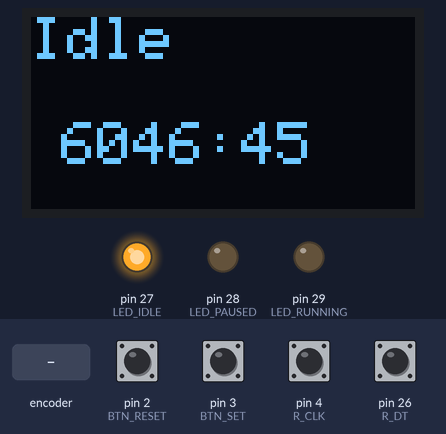
Bench run of a sketch on a simulated Arduino Mega 2560, built with avr-gcc and run on an emulated ATmega2560. Shown: 128×64 one-colour display, output pins drawn as LEDs (lit = HIGH). Inputs (shaded band) come from the test bench; at power-on: pin 2 (BTN_RESET), pin 3 (BTN_SET), pin 4 (R_CLK), pin 26 (R_DT) HIGH.

Above: at 2.2 s.
2.3 s: pin 3 (BTN_SET) pulled LOW for 0.15 s
At 3.7 s:
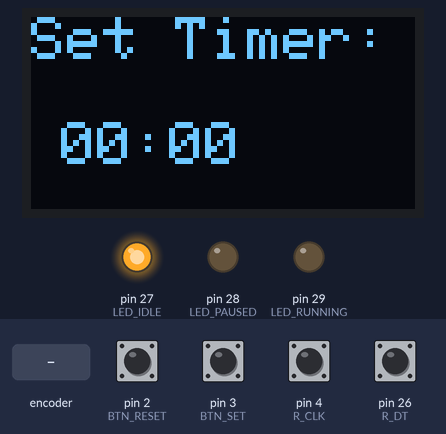
4.0 s: rotary encoder on pin 4 (R_CLK) / pin 26 (R_DT) turned 3 steps (first pin leading)
At 4.6 s:
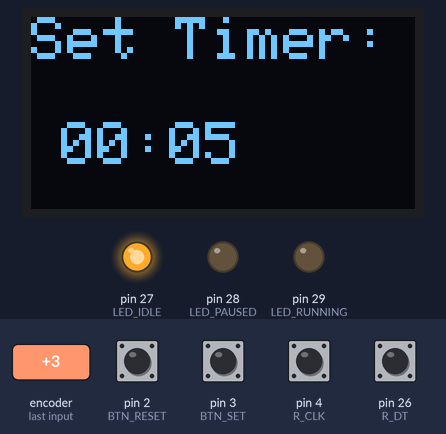
6.1 s: pin 3 (BTN_SET) pulled LOW for 1 s
At 6.53 s:
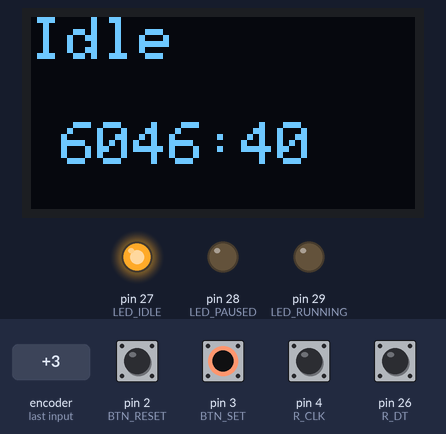
8.6 s: rotary encoder on pin 4 (R_CLK) / pin 26 (R_DT) turned 1 step (first pin leading)
At 10.0 s:
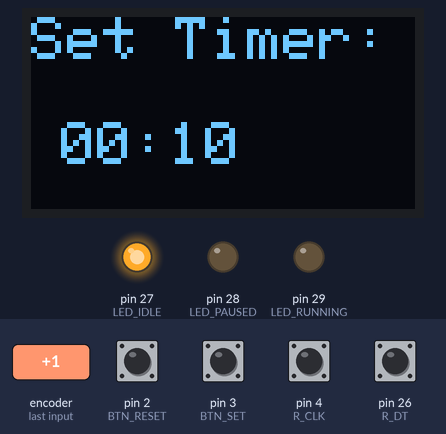
Timing chart, 0 to 11.3 s (numbered marks = the images above; inputs shaded):
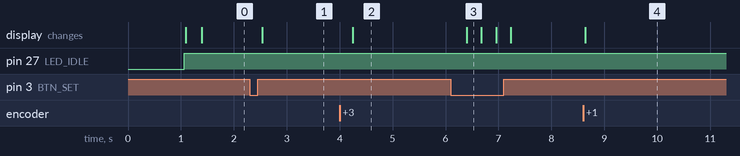

Measured:
- after the input at 2.3 s, the display: changes after 0.23 s (image 1)
- after the input at 4.0 s, the display: changes after 0.25 s (image 2)
- after the input at 6.1 s, the display: changes after 0.30 s (image 3)
- after the input at 8.6 s, the display: changes at once (image 4)

The sketch:

src.ino
```cpp
#include <Wire.h>
#include <Adafruit_GFX.h>
#include <Adafruit_SSD1306.h>

// === OLED SETTINGS ===
#define SCREEN_WIDTH 128
#define SCREEN_HEIGHT 64
#define OLED_RESET -1
Adafruit_SSD1306 display(SCREEN_WIDTH, SCREEN_HEIGHT, &Wire, OLED_RESET);

// === BUTTON PINS ===
const int BTN_START = 0;
const int BTN_STOP  = 1;
const int BTN_RESET = 2;
const int BTN_SET   = 3;

// === LED PINS ===
const int LED_IDLE = 27;     // Red
const int LED_PAUSED = 28;   // Blue
const int LED_RUNNING = 29;  // Green

// === ROTARY ENCODER PINS ===
const int R_CLK = 4;
const int R_DT  = 26;

// === TIMER VARIABLES ===
unsigned long startTime = 0;
unsigned long currentTime = 0;
unsigned long elapsedTime = 0;
bool timerRunning = false;
bool setTimeMode = false;
int setMinutes = 0;
int setSeconds = 0;
bool lastCLKState = HIGH;

void setup() {
  // Serial for debugging (optional)
  Serial.begin(9600);

  // === BUTTON SETUP ===
  pinMode(BTN_START, INPUT_PULLUP);
  pinMode(BTN_STOP, INPUT_PULLUP);
  pinMode(BTN_RESET, INPUT_PULLUP);
  pinMode(BTN_SET, INPUT_PULLUP);

  // === LED SETUP ===
  pinMode(LED_RUNNING, OUTPUT);
  pinMode(LED_PAUSED, OUTPUT);
  pinMode(LED_IDLE, OUTPUT);

  // === ROTARY ENCODER SETUP ===
  pinMode(R_CLK, INPUT);
  pinMode(R_DT, INPUT);
  lastCLKState = digitalRead(R_CLK);

  // === OLED INIT ===
  if (!display.begin(SSD1306_SWITCHCAPVCC, 0x3C)) {
    Serial.println(F("SSD1306 init failed"));
    for (;;); // Stop if failed
  }
  display.clearDisplay();
  display.setTextSize(2);
  display.setTextColor(WHITE);
  display.setCursor(0, 0);
  display.println("Cracking Bytes");
  display.display();
  delay(1000);
  display.clearDisplay();
}

void loop() {
  // === TOGGLE SET MODE ===
  if (digitalRead(BTN_SET) == LOW) {
    delay(200);
    setTimeMode = !setTimeMode;
  }

  // === ROTARY ENCODER HANDLING ===
  if (setTimeMode) {
    bool currentCLK = digitalRead(R_CLK);
    if (currentCLK != lastCLKState && currentCLK == LOW) {
      if (digitalRead(R_DT) != currentCLK) {
        setSeconds += 5;  // Clockwise
      } else {
        setSeconds -= 5;  // Counter-clockwise
      }

      // Normalize time
      if (setSeconds >= 60) {
        setMinutes += 1;
        setSeconds = 0;
      }
      if (setSeconds < 0) {
        if (setMinutes > 0) {
          setMinutes -= 1;
          setSeconds = 55;
        } else {
          setSeconds = 0;
        }
      }
    }
    lastCLKState = currentCLK;
  }

  // === START ===
  if (digitalRead(BTN_START) == LOW && !timerRunning && !setTimeMode) {
    delay(200);
    timerRunning = true;
    startTime = millis();
    elapsedTime = (setMinutes * 60 + setSeconds) * 1000;
  }

  // === STOP ===
  if (digitalRead(BTN_STOP) == LOW && timerRunning) {
    delay(200);
    timerRunning = false;
  }

  // === RESET ===
  if (digitalRead(BTN_RESET) == LOW) {
    delay(200);
    timerRunning = false;
    setMinutes = 0;
    setSeconds = 0;
    elapsedTime = 0;
  }

  // === COUNTDOWN ===
  if (timerRunning) {
    unsigned long timePassed = millis() - startTime;
    if (timePassed >= elapsedTime) {
      timerRunning = false;
      setMinutes = 0;
      setSeconds = 0;
      elapsedTime = 0;
    }
  }

  // === LED FEEDBACK ===
  digitalWrite(LED_IDLE, !timerRunning && elapsedTime == 0);
  digitalWrite(LED_RUNNING, timerRunning);
  digitalWrite(LED_PAUSED, !timerRunning && elapsedTime > 0 && !setTimeMode);

  // === DISPLAY UPDATE ===
  display.clearDisplay();
  display.setTextSize(2);
  display.setCursor(0, 0);

  if (setTimeMode) {
    display.println("Set Timer:");
  } else if (timerRunning) {
    display.println("Running...");
  } else if (!timerRunning && elapsedTime > 0) {
    display.println("Paused");
  } else {
    display.println("Idle");
  }

  int showMin = (timerRunning || !setTimeMode) ? (elapsedTime - (millis() - startTime)) / 60000 : setMinutes;
  int showSec = (timerRunning || !setTimeMode) ? ((elapsedTime - (millis() - startTime)) / 1000) % 60 : setSeconds;

  if (showMin < 0) showMin = 0;
  if (showSec < 0) showSec = 0;

  display.setCursor(10, 35);
  display.print(showMin < 10 ? "0" : ""); display.print(showMin);
  display.print(":");
  display.print(showSec < 10 ? "0" : ""); display.print(showSec);
  display.display();

  delay(50);
}
```
